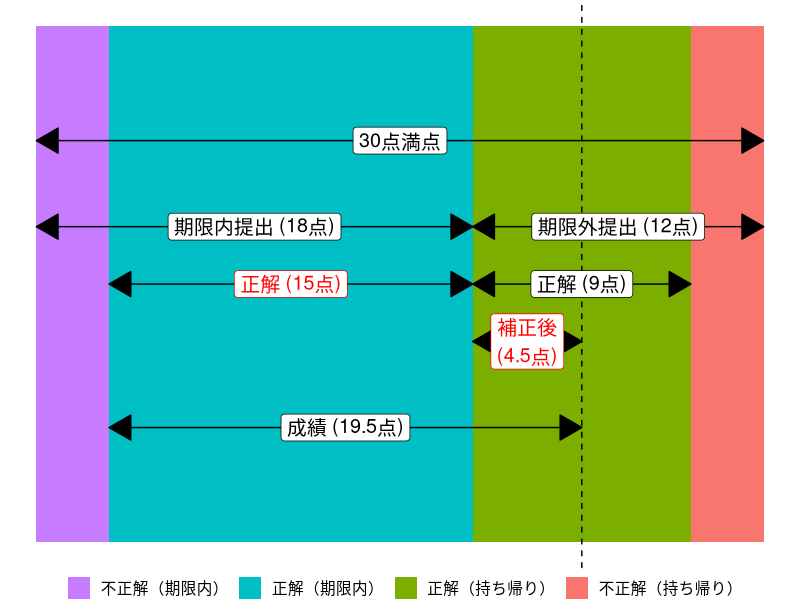

Reproduce this figure in R.
## ---- chunk 1
#| include: false
library(tidyverse)
knitr::opts_chunk$set(dev       = "ragg_png",
                      dpi       = 300,
                      fig.align = "center",
                      echo      = TRUE)
## ---- chunk 2
#| echo: false
#| fig-width: 10
#| fig-height: 5
tibble(y = c(1, 1, 1, 1),
       x = c(3, 15, 9, 3),
       z = c("不正解（期限内）", "正解（期限内）",
             "正解（持ち帰り）", "不正解（持ち帰り）")) %>%
   mutate(z = fct_inorder(z),
          z = fct_rev(z)) |> 
   ggplot() +
   geom_bar(aes(x = y, y = x, fill = z), stat = "identity") +
   annotate("segment", y = 0, yend = 30, x = 1.25, xend = 1.25,
            arrow = arrow(ends = "both", type = "closed")) +
   annotate("segment", y = 0, yend = 18, x = 1.1, xend = 1.1,
            arrow = arrow(ends = "both", type = "closed")) +
   annotate("segment", y = 18, yend = 30, x = 1.1, xend = 1.1,
            arrow = arrow(ends = "both", type = "closed")) +
   annotate("segment", y = 3, yend = 18, x = 1, xend = 1,
                arrow = arrow(ends = "both", type = "closed")) +
   annotate("segment", y = 18, yend = 27, x = 1, xend = 1,
                arrow = arrow(ends = "both", type = "closed")) +
   annotate("segment", y = 18, yend = 22.5, x = 0.9, xend = 0.9,
                arrow = arrow(ends = "both", type = "closed")) +
   annotate("segment", y = 3, yend = 22.5, x = 0.75, xend = 0.75,
                arrow = arrow(ends = "both", type = "closed")) +
   geom_hline(yintercept = 22.5, linetype = 2) +
   annotate("label", x = 1.25, y = 15, label = "30点満点", size = 5, fill = "white") +
   annotate("label", x = 1.1, y = 9, label = "期限内提出 (18点)", size = 5, fill = "white") +
   annotate("label", x = 1.1, y = 24, label = "期限外提出 (12点)", size = 5, fill = "white") +
   annotate("label", x = 1, y = 10.5, label = "正解 (15点)", size = 5,
            color = "red", fill = "white") +
   annotate("label", x = 1, y = 22.5, label = "正解 (9点)", size = 5, fill = "white") +
   annotate("label", x = 0.9, y = 20.25, label = "補正後\n(4.5点)", size = 5,
            color = "red", fill = "white") +
   annotate("label", x = 0.75, y = 12.75, label = "成績 (19.5点)", size = 5, fill = "white") +
   coord_flip() +
   labs(fill = "") +
   guides(fill = guide_legend(reverse = TRUE)) +
   theme_void(base_size = 14) +
   theme(legend.position = "bottom")
